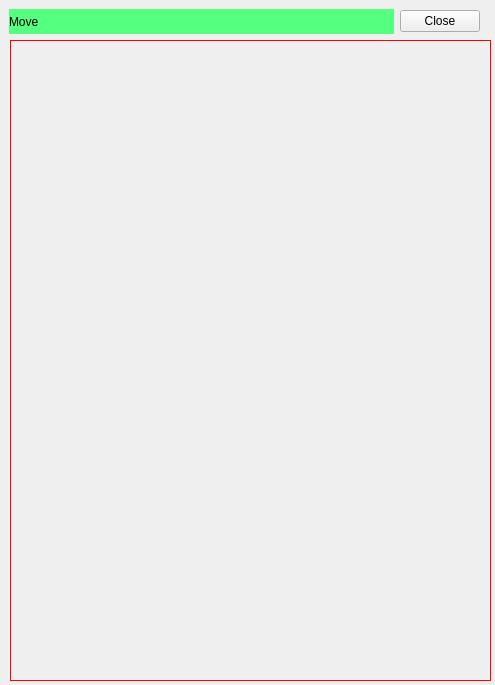
<?xml version="1.0" encoding="UTF-8"?>
<ui version="4.0">
 <class>MainWindow</class>
 <widget class="QMainWindow" name="MainWindow">
  <property name="geometry">
   <rect>
    <x>0</x>
    <y>0</y>
    <width>495</width>
    <height>685</height>
   </rect>
  </property>
  <property name="windowTitle">
   <string>MainWindow</string>
  </property>
  <widget class="QWidget" name="centralwidget">
   <widget class="QFrame" name="frame">
    <property name="geometry">
     <rect>
      <x>10</x>
      <y>40</y>
      <width>481</width>
      <height>641</height>
     </rect>
    </property>
    <property name="styleSheet">
     <string notr="true">border:1px solid #ff0000</string>
    </property>
    <property name="frameShape">
     <enum>QFrame::StyledPanel</enum>
    </property>
    <property name="frameShadow">
     <enum>QFrame::Raised</enum>
    </property>
   </widget>
   <widget class="QWidget" name="horizontalLayoutWidget">
    <property name="geometry">
     <rect>
      <x>9</x>
      <y>9</y>
      <width>471</width>
      <height>25</height>
     </rect>
    </property>
    <layout class="QHBoxLayout" name="horizontalLayout">
     <item>
      <widget class="QLabel" name="label_move">
       <property name="sizePolicy">
        <sizepolicy hsizetype="Expanding" vsizetype="Preferred">
         <horstretch>0</horstretch>
         <verstretch>0</verstretch>
        </sizepolicy>
       </property>
       <property name="styleSheet">
        <string notr="true">background-color: rgb(85, 255, 127);</string>
       </property>
       <property name="frameShape">
        <enum>QFrame::NoFrame</enum>
       </property>
       <property name="text">
        <string>Move</string>
       </property>
      </widget>
     </item>
     <item>
      <widget class="QPushButton" name="btn_close">
       <property name="text">
        <string>Close</string>
       </property>
      </widget>
     </item>
    </layout>
   </widget>
  </widget>
 </widget>
 <resources/>
 <connections>
  <connection>
   <sender>btn_close</sender>
   <signal>clicked()</signal>
   <receiver>MainWindow</receiver>
   <slot>close()</slot>
   <hints>
    <hint type="sourcelabel">
     <x>177</x>
     <y>31</y>
    </hint>
    <hint type="destinationlabel">
     <x>399</x>
     <y>299</y>
    </hint>
   </hints>
  </connection>
 </connections>
</ui>
